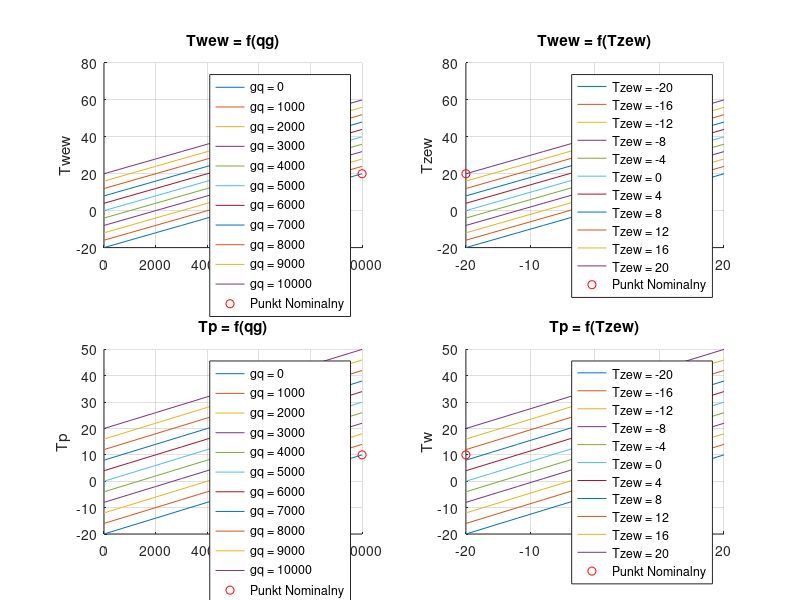

Write MATLAB code to recreate this figure.
% GENEROWANIE RODZINY CHARAKTERYSTYK STATYCZNYCH - SZABLON
% ------------- -------------- -------------- ------------- --
clear; close all;


% --- I - identyfikacja ---
% wartosci nominalne
qgN = 10000;
TzewN = -20;
TwewN = 20;
TpN = 10;

% wspolczynnik 'a'
a = 0.25;

% identyfikacja parametrow statycznych
Kcw =  qgN/(TwewN * (1 + a) - TzewN - a * TpN);
Kcp = (qgN/(TwewN * (1 + a) - TzewN - a * TpN))  * (a * (TwewN - TpN))/(TpN -  TzewN);
Kcwp = a*qgN/(TwewN*(1+a) -TzewN - a*TpN);


% --- II - charakterystyki statyczne ---
% charaketrystyka 1 - Twew (qg)
qg0 = 0:0.1* qgN : qgN ;
Tzew = linspace(TzewN,TwewN,length(qg0));
%Tzew = TzewN ; 

for i = 1:length(qg0)

%
Twew0 = ((qg0*(Kcp + Kcwp))/(Kcwp*Kcw + Kcp * Kcw + Kcp * Kcwp)) + Tzew(i);
Tp0 = (Kcp*Tzew(i) + Kcwp * Twew0)/(Kcwp + Kcp);


subplot(221);
title("Twew = f(qg)");
xlabel("qg")
ylabel("Twew")
hold on;
grid on;

plot(qg0,Twew0);

%legend

subplot(222)
title("Twew = f(Tzew)");
xlabel("Twew")
ylabel("Tzew")
hold on;
grid on;

plot(Tzew,Twew0);

subplot(223)
title("Tp = f(qg)")
xlabel("qg")
ylabel("Tp")
hold on;
grid on;

plot(qg0,Tp0);

subplot(224)
title("Tp = f(Tzew)")
xlabel("Tzw")
ylabel("Tw")
hold on;
grid on;

plot(Tzew,Tp0);

end

subplot(221);
hold on;
grid on;
plot(qgN,TwewN,'ro');
legend ("gq = 0","gq = 1000","gq = 2000","gq = 3000","gq = 4000", ...
    "gq = 5000","gq = 6000","gq = 7000","gq = 8000","gq = 9000","gq = 10000","Punkt Nominalny")
subplot(222)
hold on;
grid on;
plot(TzewN,TwewN,'ro');
legend ("Tzew = -20","Tzew = -16","Tzew = -12","Tzew = -8","Tzew = -4", ...
    "Tzew = 0","Tzew = 4","Tzew = 8","Tzew = 12","Tzew = 16","Tzew = 20","Punkt Nominalny")
subplot(223)
hold on;
grid on;
plot(qgN,TpN,'ro');
legend ("gq = 0","gq = 1000","gq = 2000","gq = 3000","gq = 4000", ...
    "gq = 5000","gq = 6000","gq = 7000","gq = 8000","gq = 9000","gq = 10000","Punkt Nominalny")
subplot(224)
plot(TzewN,TpN,'ro');
legend ("Tzew = -20","Tzew = -16","Tzew = -12","Tzew = -8","Tzew = -4", ...
    "Tzew = 0","Tzew = 4","Tzew = 8","Tzew = 12","Tzew = 16","Tzew = 20","Punkt Nominalny")
